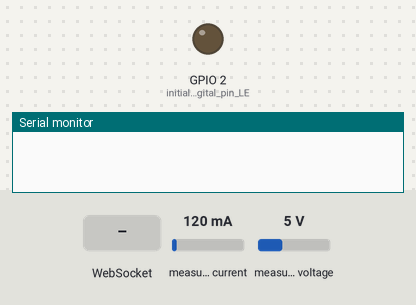
This sketch was run on a simulated ESP32. Parts: output pins drawn as LEDs (lit = HIGH), the last lines printed to the serial monitor. Dashed ring = blinking. The inputs (shaded band) are chosen by the test bench; at power-on: measured current 120 mA, measured voltage 5 V. WiFi joins after 1.5 s; servers stay silent unless stated.

Above: at 0.1 s.
At 3.2 s:
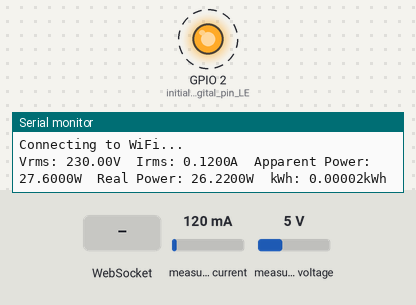
3.3 s: WebSocket text "1" received
Timing chart, 0 to 12.8 s (numbered marks = the images above; inputs shaded):
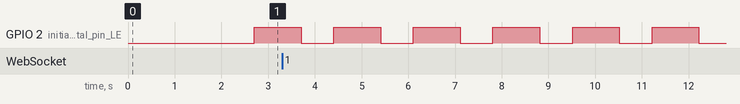

Measured:
- by itself, GPIO 2 (initialize_digital_pin_LE): alternates HIGH for 1.0 s and LOW for 0.70 s

The sketch:

main.cpp.ino
```cpp
#include <Arduino.h>
#include <WiFi.h>             //use for wifi time connection
#include <WebSocketsServer.h> //use for sending data in real time
#include <ArduinoJson.h>      // Include the ArduinoJson library
#include <EmonLib.h>          //use to read electrical parameters

EnergyMonitor emon; // declare emon variavle of EnergyMonitor data type
#define vCalibration 83.3
#define currCalibration 0.50

float kWh = 0;
unsigned long lastmillis = millis();

const char *ssid = "Let's enjoy";      // Replace with your WiFi SSID
const char *password = "hk@050803"; // Replace with your WiFi Password

WiFiServer server(80);
WebSocketsServer webSocket = WebSocketsServer(81);

String myTimerEvent()
{
    emon.calcVI(20, 2000);

    kWh = kWh + emon.apparentPower * (millis() - lastmillis) / 3600000000.0;

    // yield();

    // Create a JSON object
    DynamicJsonDocument jsonDoc(200); // 200 is the ram allocated

    Serial.print("Vrms: ");
    Serial.print(emon.Vrms, 2);
    Serial.print("V");
    jsonDoc["vrms"] = emon.Vrms;
    delay(100);

    Serial.print("\tIrms: ");
    Serial.print(emon.Irms, 4);
    Serial.print("A");
    jsonDoc["irms"] = emon.Irms;
    delay(100);

    Serial.print("\tApparent Power: ");
    Serial.print(emon.apparentPower, 4);
    Serial.print("W");
    jsonDoc["apparentPower"] = emon.apparentPower;
    delay(100);

    Serial.print("\tReal Power: ");
    Serial.print(emon.realPower, 4);
    Serial.print("W");
    jsonDoc["realPower"] = emon.realPower;
    delay(100);

    Serial.print("\tkWh: ");
    Serial.print(kWh, 5);
    Serial.println("kWh");
    jsonDoc["kwh"] = kWh;
    delay(100);

    String jsonString;
    // Serialize the JSON object to a string
    serializeJson(jsonDoc, jsonString);

    return jsonString;
}

void webSocketEvent(uint8_t num, WStype_t type, uint8_t *payload, size_t length)
{
    switch (type)
    {
    case WStype_CONNECTED:
        Serial.printf("[%u] Connection established.\n", num);
        break;
    case WStype_DISCONNECTED:
        Serial.printf("[%u] Disconnected.\n", num);
        break;
    default:
        break;
    }
}

void setup()
{
    Serial.begin(921600);

    emon.voltage(35, vCalibration, 1.7); // Voltage: input pin, calibration, phase_shift
    emon.current(34, currCalibration);   // Current: input pin, calibration.

    // Connect to Wi-Fi
    WiFi.begin(ssid, password);
    while (WiFi.status() != WL_CONNECTED)
    {
        delay(1000);
        Serial.println("Connecting to WiFi...");
    }

    server.begin();
    webSocket.begin();
    webSocket.onEvent(webSocketEvent);

    pinMode(LED_BUILTIN, OUTPUT); // initialize digital pin LED_BUILTIN as an output.
}

void loop()
{
    webSocket.loop();

    String jsonString = myTimerEvent();

    webSocket.broadcastTXT(jsonString);
    digitalWrite(LED_BUILTIN, HIGH); // turn the LED on (HIGH is the voltage level)
    delay(1000);                     // wait for a second
    digitalWrite(LED_BUILTIN, LOW);  // turn the LED off by making the voltage LOW
}
```
